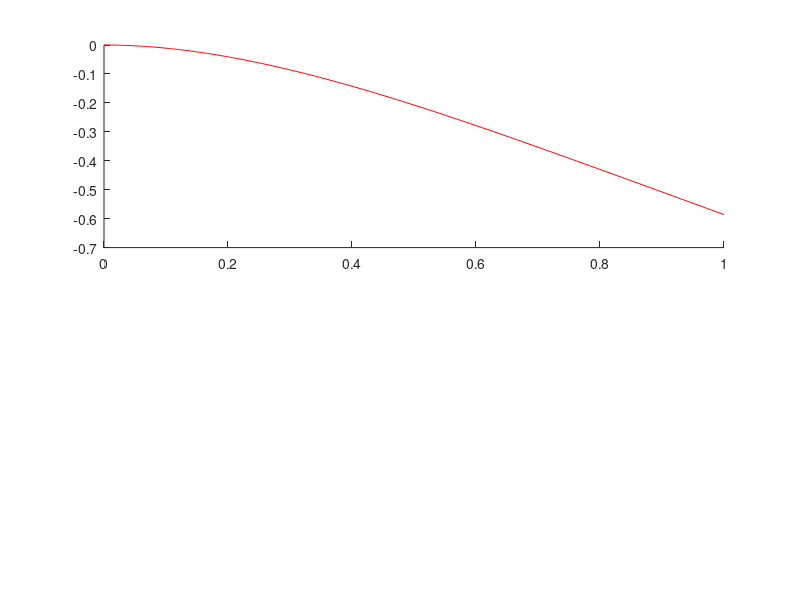

MATLAB code for this plot: (Note: this script raises an error after producing the figure.)
clear;
clc;
close all;

% parameters

L = 1; % Length in m
E = 200e9; %young's modulus in Pa
b = 0.02; % cross section width in m
h = 0.04; % cross section height in m
q0 = 100; % downward load magnitude, N/m
qy = -q0; % signed transverse load, N/m
I = b*h^3/12; % second moment of area in m^4

% analytical check

w_tip_exact = -q0*L^4/(8*I*E); % Euler Bernoulli beam
theta_tip_exact = -q0*L^3/ (6*I*E);

fprintf('Exact tip displacement = %.6f mm\n',w_tip_exact*1000);
fprintf('Exact Tip rotation = %.6f radian\n',theta_tip_exact);

% Mesh: 4 2-node beam elements (Linear)
nElem = 4;
nNode = nElem +1; 
nodeCoords = linspace(0,L,nNode)'; % node coordinates
elemConn = [(1:nElem).' (2:nNode).']; % element connectivity
disp(elemConn);

% 2 DOF per node
% Global ordering [ w1, theta1, w2, theta2....]
nDOF = 2*nNode;

K = zeros(nDOF);
F = zeros(nDOF,1);

% element stiffness and assembly
for e = 1:nElem
    nodes = elemConn(e,:);

    i = nodes(1);
    j = nodes(2);
    
    Le = nodeCoords(j) - nodeCoords(i);
    ke = (E*I/Le^3) *[12,   6*Le,   -12,    6*Le;
                      6*Le, 4*Le^2, -6*Le,  2*Le^2;
                      -12,  -6*Le,  12,     -6*Le;
                      6*Le, 2*Le^2, -6*Le,  4*Le^2];

    % Global DOFs ; [w_i, theta_i, w_j, theta_j]
    dofs = [2*i-1, 2*i, 2*j-1, 2*j];
    fe = qy * [Le/2;
               Le^2/12;
               Le/2;
               -Le^2/12];
    K(dofs,dofs) = K(dofs,dofs) + ke;
    F(dofs) = F(dofs) + fe;
end

disp('Global stiffness matrix size: ');
disp(size(K));
disp(K);

% Fixed left end (w1 =0, theta1 = 0)
fixedDofs = [1, 2];
alldofs = 1:nDOF;
freedofs = setdiff(alldofs,fixedDofs);
U = zeros(nDOF , 1);
U(freedofs) = K(freedofs,freedofs) \ F(freedofs);

%analytical solution
xExact = linspace(0,L,300);

wExact = -q0 * xExact.^2.*(6*L^2 - 4*L*xExact + xExact.^2)/(24*E*I);

MExact = -q0*(L -xExact).^2/2;

figure;
subplot(2,1,1);
plot(xExact, wExact*1000, 'r-', LineWidth=1.5, DisplayName='Analytical');
hold on;
subplot(2,1,2);
plot(xExact, MExact, 'g--', LineWidth=1.5, DisplayName='analytical');
hold on;

%Evaluate FEM results inside each elements

for e = 1:nElem
    nodes = elemConn(e, :);
    i = nodes(1);
    j = nodes(2);
    Le = nodeCoords(j) - nodeCoords(i);
    
    dofs = [2*i-1, 2*i, 2*j-1, 2*j];
    Ue = U(dofs);
    s =linspace(0,1,50).';
    xplot = nodeCoords(i) +Le*s;
    % Displacement interpolation 
    N1 = 1 - 3*s.^2 + 2*s.^3;
    N2 = Le*(s - 2*s.^2 + s.^3);
    N3 = 3*s.^2 - 2*s.^3;
    N4 = Le*(-s.^2 + s.^3);

    N = [N1 N2 N3 N4];

    syms xi

    Nsym = [1 - 3*xi^2 + 2*xi^3, ...
        Le*(xi - 2*xi^2 + xi^3), ...
        3*xi^2 - 2*xi^3, ...
        Le*(-xi^2 + xi^3)];

    B_curvature = double(subs(diff(Nsym, xi, 2), xi, s)) / Le^2;
    wFEM = N*Ue;
    MFEM = E*I*(B_curvature*Ue);
    % Label only the first FEM segment in the legend

    visibility ='off';
    if e == 1
        visibility ='on';
    end

    subplot(2,1,1);
    plot(xplot, wFEM*1000, 'b:', LineWidth=1.5, DisplayName='FEM', HandleVisibility=visibility);

    subplot(2,1,2);
    plot(xplot, MFEM, 'b:', LineWidth=1.5, DisplayName='FEM', HandleVisibility=visibility);

    
end

subplot(2,1,1);
legend(Location='best');
xlabel('Distance along beam, x (m)');
ylabel('Deflection, w(x) (mm)');
title('Deflection under distributed loading');
grid on;
hold off;

subplot(2,1,2);
legend(Location='best');
xlabel('Distance along beam, x (m)');
ylabel('Bending moment, M(x) (N.m)');
title('Bending moment under distributed loading');
grid on;
hold off;
